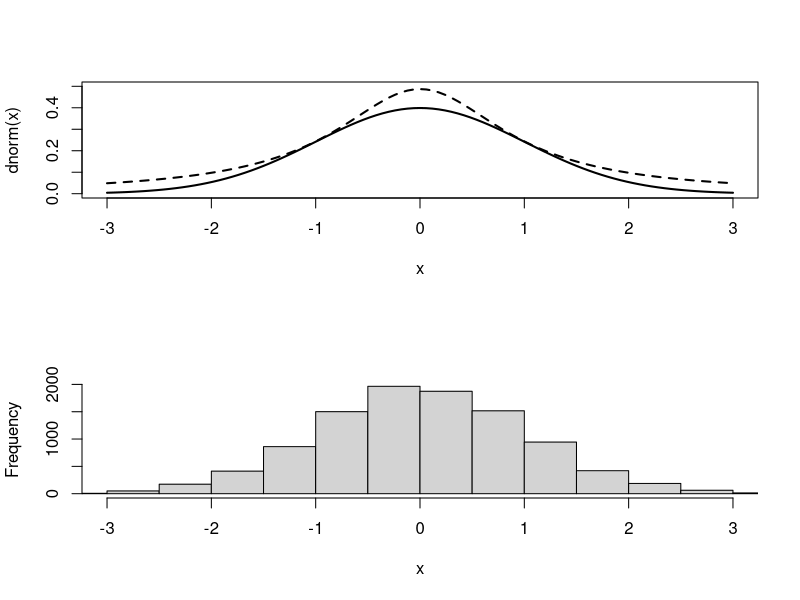

The R source for this figure:

# rand_norm.R
rand_norm <- function(n){
  M <- 1.5203            # bound used in A/R algorithm
  i <- 0; N <- 0         # initialization and storage
  z <- rep(0, times = n)
  while(i < n){                      # keep going until n accepts
      x <- tan(pi*(runif(1) - 0.5))  # simulate a Cauchy
      u <- runif(1)                  # simulate a Uniform
      f <- 1/sqrt(2*pi)*exp(-x^2/2)  # compute f(x)
      g <- 1/pi/(1+x^2)              # compute g(x)
      if (u <= f/M/g){
        i <- i + 1             # got another accept
        z[i] <- x              # save this one
      }
    N <- N + 1                 # keep track of num trials
  }
list(z = z, accept = n/N)                     
}

tmp <- rand_norm(10000)
tmp$accept

pdf(file="img/ARalgo.pdf")
par(mfrow = c(2,1))
curve(dnorm, xlim = c(-3,3), ylim = c(0,0.5), lwd = 2)
f <- function(x) 1.53*dcauchy(x)
curve(f, add = TRUE, lwd = 2, lty = 2)
hist(tmp$z, , xlim = c(-3,3), xlab = "x", main = "")
par(mfrow = c(1,1))

dev.off()
